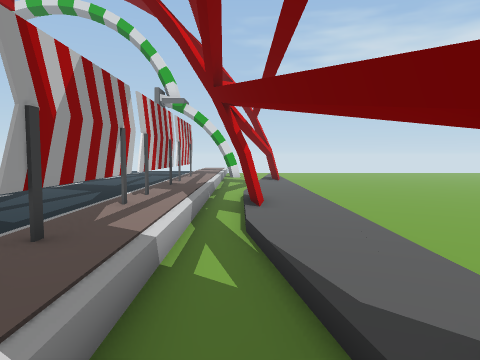
View 1 (above)

24 first-person views from a walk through a scene from a Unity 3-D project. The camera is 1.5 m above the floor, tilts 4° down and sees 70° across. The floor is counted in squares, 1 m on a side. Each view is taken from the middle of a square. On the plan, view 1 faces up. The plan holds only what a view shows up to about 16 squares ahead; the rest is blank. The place goes on beyond the plan.

View 2
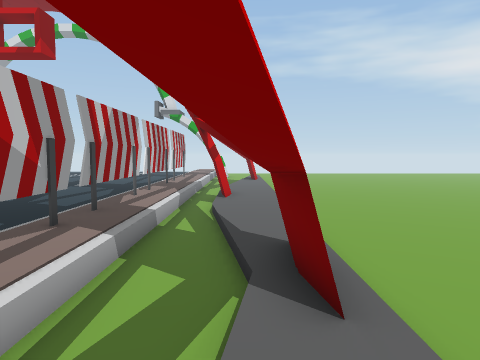

View 3
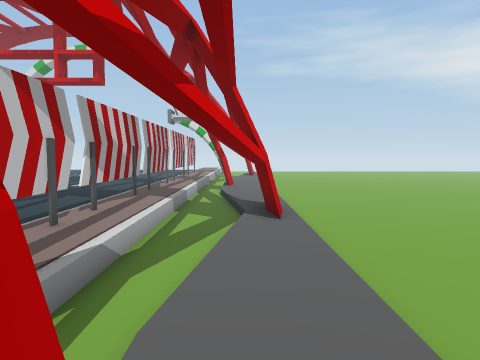

View 4
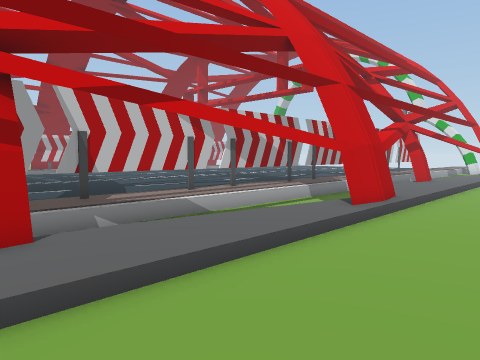

View 5
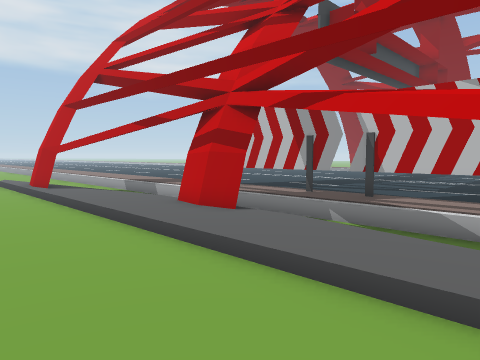

View 6
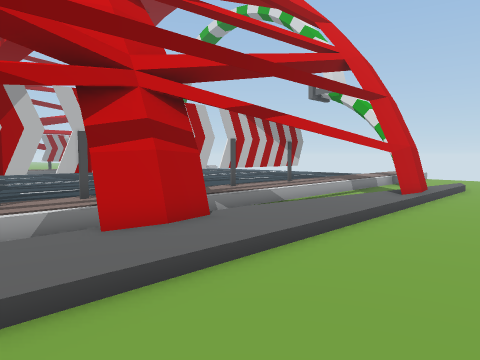

View 7
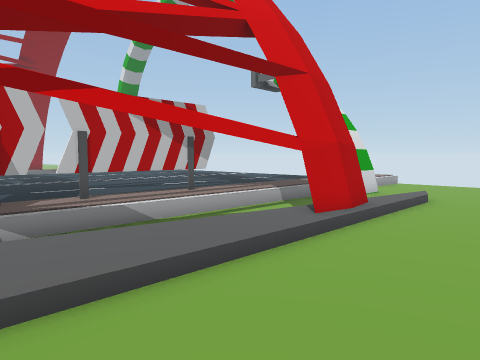

View 8
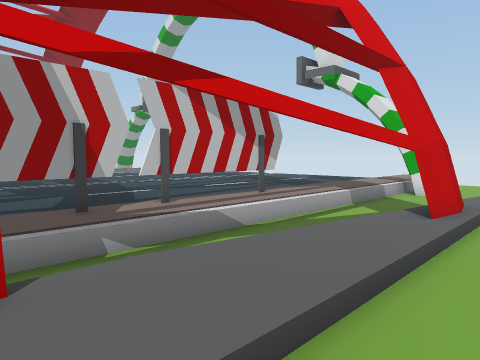

View 9
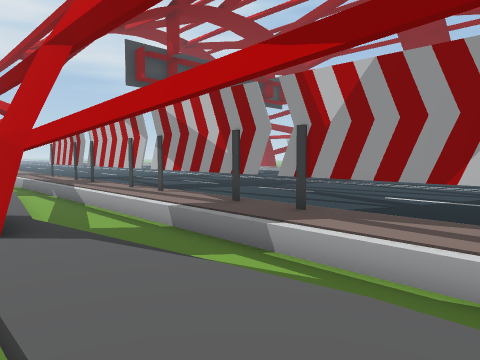

View 10
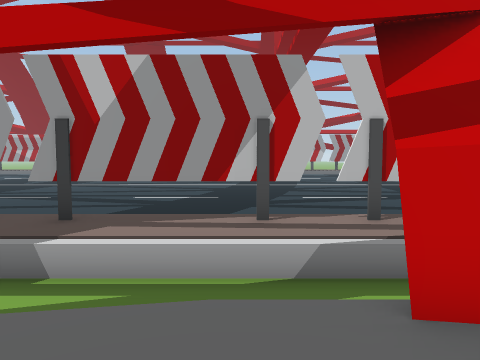

View 11
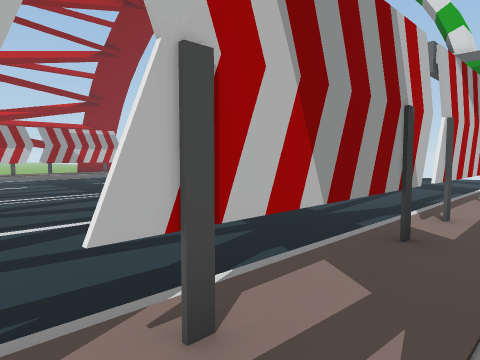

View 12
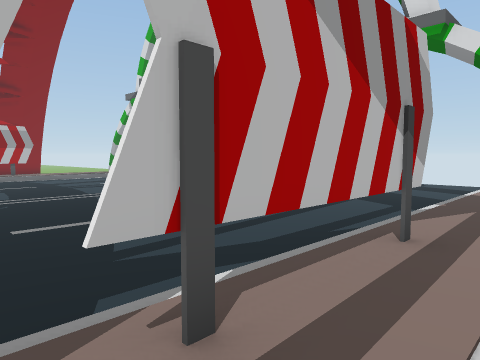

View 13
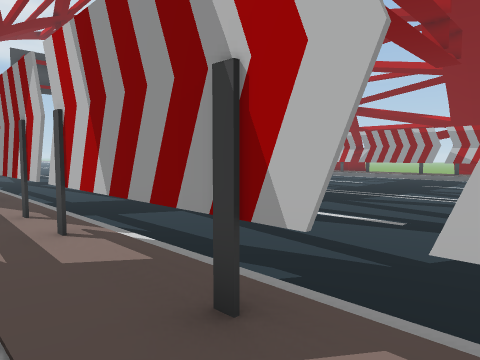

View 14
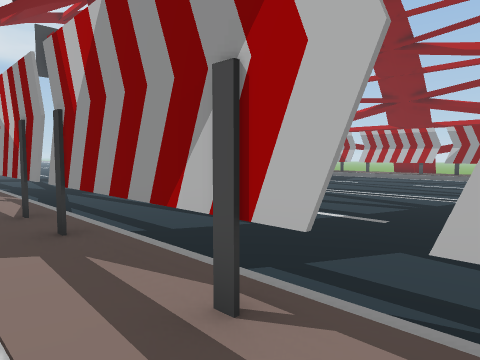

View 15
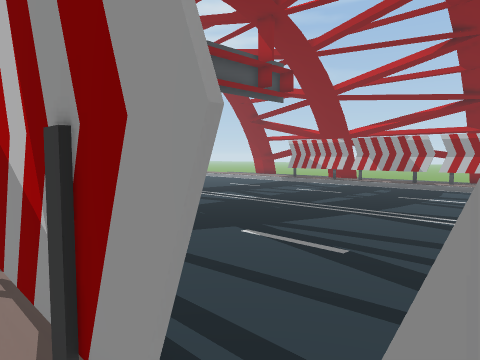

View 16
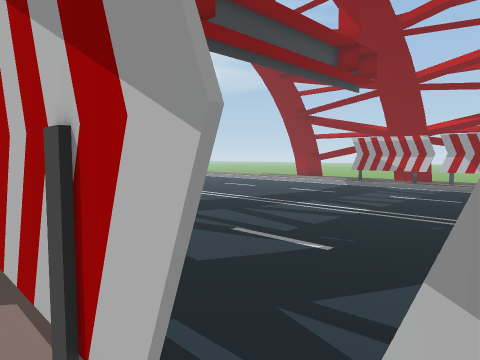

View 17
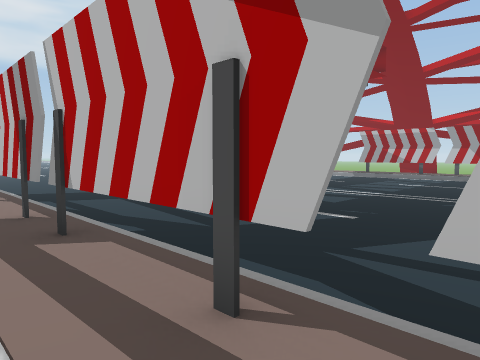

View 18
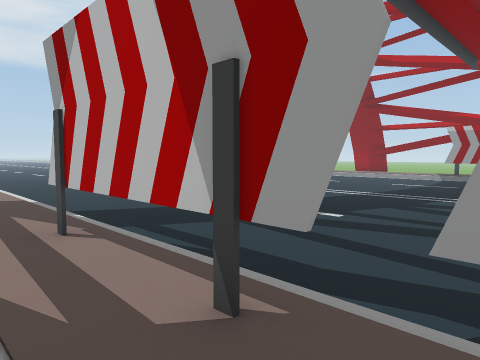

View 19
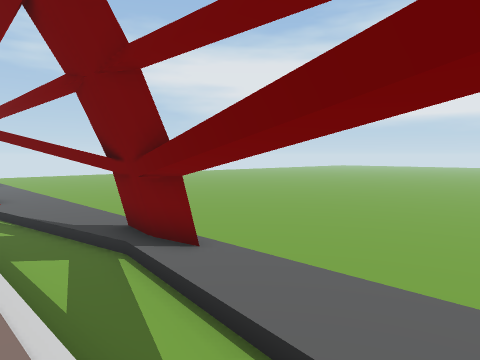

View 20
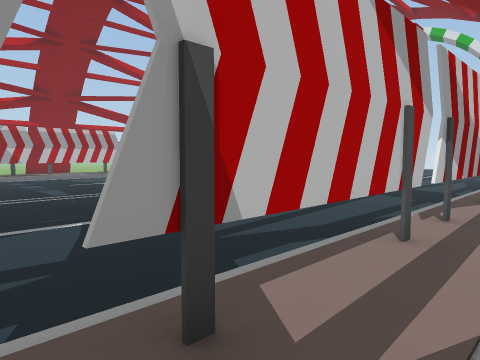

View 21
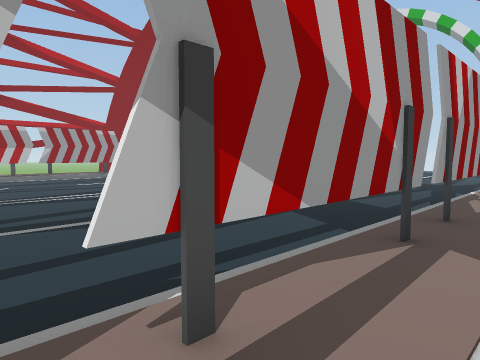

View 22
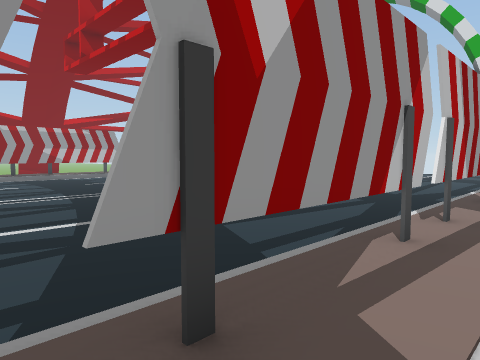

View 23
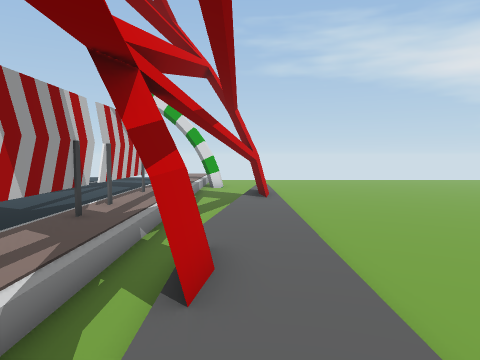

View 24
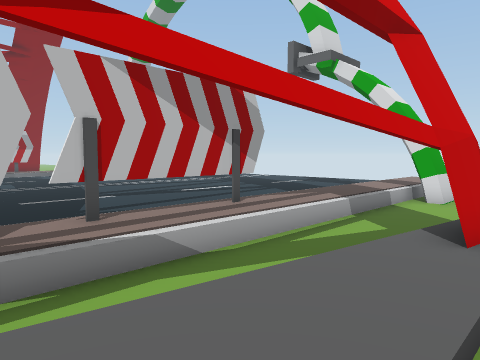

### Floor plan
Key: @ floor where view 1 was taken; # wall or solid block; x gap in a wall; . main floor; : floor 0.25 m higher than the main floor; - floor 0.25 m lower than the main floor; / step, stairs or slope; T thing the floor can be seen under or through.
Columns run from 19 left of view 1 to 6 right of it. Each row starts with its distance up from view 1.
 19   ...  .........::/- #----
 18  ...............T:/-##----
 17 ................T:/-#.----
 16 ................T:/-#.----
 15     ............T:/-..----
 14   ..............T:/-..----
 13  ...............T:/-..----
 12 ................T://..----
 11 ................T://..----
 10 ................T:/#..----
  9  ...............T:/#..----
  8  ...............T://..----
  7 ................T://..----
  6 ................T://..----
  5 ................T:/-..----
  4  ...............T:/-..----
  3  ...............T:/-#.----
  2 ................T:/-#/----
  1 ................T:/-##----
  0 ................T:/@##----
 -1 ................T:/-##----
 -2  ...............T:/-#.----
 -3 ................T:/-#.----
 -4 ................T:/-..----
 -5 ................#:/-..----
 -6 ................#://..----
 -7  ...............#://..---
 -8   ..............#:/#..---
 -9   ..............#:/#..----
-10   ..............#:/x..---

Positions as (right, up) in squares from view 1, and headings:
1: (0, 0), facing up
2: (1, -4), facing up
3: (1, -9), facing up
4: (6, -9), facing up-left
5: (6, -2), facing down-left
6: (6, 6), facing up-left
7: (6, 11), facing up-left
8: (4, 10), facing up-left
9: (3, 8), facing down-left
10: (3, 7), facing left
11: (-1, 8), facing up-left
12: (-1, 13), facing up-left
13: (-1, 14), facing down-left
14: (-1, 9), facing down-left
15: (-2, 4), facing down-left
16: (-2, -1), facing down-left
17: (-1, -1), facing down-left
18: (-1, -6), facing down-left
19: (-2, -6), facing up-right
20: (-1, -7), facing up-left
21: (-1, -2), facing up-left
22: (-1, 3), facing up-left
23: (1, 5), facing up
24: (3, 12), facing up-left
